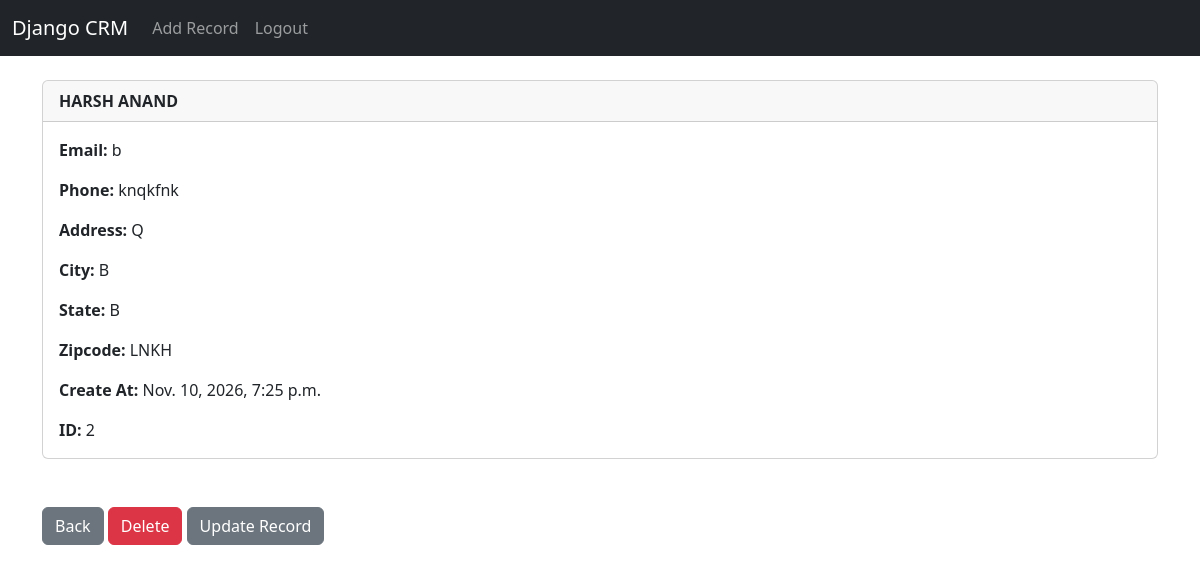
The page /record/2 (signed in) on the database its author committed.
### products/models.py (models this page shows, shortened)
class Record(models.Model):
    created_at = models.DateTimeField(auto_now_add=True)
    first_name = models.CharField(max_length=50, default='')
    last_name = models.CharField(max_length=50, default='')
    email = models.CharField(max_length=100, default='')
    phone = models.CharField(max_length=15, default='')
    address = models.CharField(max_length=100, default='')
    city = models.CharField(max_length=50, default='')
    state = models.CharField(max_length=50, default='')
    zipcode = models.CharField(max_length=20, default='')

### products/views.py (the view)
# urls.py: path('record/<int:pk>', views.customer_record, name='record'),
def customer_record(request, pk):
	if request.user.is_authenticated:
		customer_record = Record.objects.get(id=pk)
		return render(request, 'record.html', {'customer_record':customer_record})
	else:
		messages.success(request, "You Must Be Logged In To View That Page...")
		return redirect('home')

### products/Templates/record.html
{% extends 'base.html' %}
{% block content %}
<div class="card">
  <div class="card-header"><strong>
    	{{ customer_record.first_name }}
		{{ customer_record.last_name }}</strong>
  </div>
  <div class="card-body">
<p class="card-text">
<strong>Email: </strong>{{ customer_record.email }}</p>
<p class="card-text">
<strong>Phone: </strong>{{ customer_record.phone }}
</p>
<p class="card-text">
<strong>Address: </strong>{{ customer_record.address }}</p>
<p class="card-text">
<strong>City: </strong>{{ customer_record.city }}</p>
<p class="card-text">
<strong>State: </strong>{{ customer_record.state }}</p>
<p class="card-text">
<strong>Zipcode: </strong>{{ customer_record.zipcode }}</p>
<p class="card-text">
<strong>Create At: </strong>{{ customer_record.created_at }}</p>
<p class="card-text">
<strong>ID: </strong>{{ customer_record.id }}</p>
  </div>
</div>
<br/><br/>
<a href="{% url 'home' %}" class="btn btn-secondary">Back</a>
<a href="{% url 'delete_record' customer_record.id %}" class="btn btn-danger">Delete</a>
<a href="{% url 'update_record' customer_record.id %}" class="btn btn-secondary">Update Record</a>
{% endblock %}

### rows shown on the page
Record: first_name "HARSH", last_name "ANAND", email "b", phone "knqkfnk", address "Q", city "B", state "B", zipcode "LNKH", created_at "Nov. 10, 2026, 7:25 p.m.", id "2"
